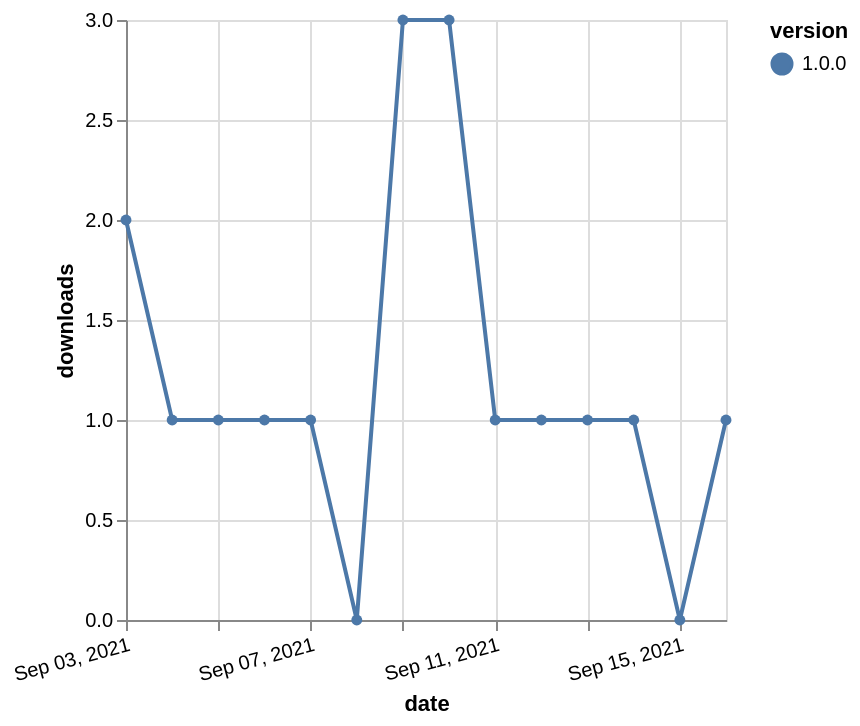

Vega-Lite specification stored for this chart:
### Vega-Lite specification from a JSON file in a GitHub repository (floating-point values rounded to 4 significant figures)
{"$schema": "https://vega.github.io/schema/vega-lite/v5.json", "description": "A simple bar chart with embedded data.", "data": {"values": [{"date": "2021-09-03", "total": 106, "delta": 2, "version": "1.0.0"}, {"date": "2021-09-04", "total": 107, "delta": 1, "version": "1.0.0"}, {"date": "2021-09-05", "total": 108, "delta": 1, "version": "1.0.0"}, {"date": "2021-09-06", "total": 109, "delta": 1, "version": "1.0.0"}, {"date": "2021-09-07", "total": 110, "delta": 1, "version": "1.0.0"}, {"date": "2021-09-08", "total": 110, "delta": 0, "version": "1.0.0"}, {"date": "2021-09-09", "total": 113, "delta": 3, "version": "1.0.0"}, {"date": "2021-09-10", "total": 116, "delta": 3, "version": "1.0.0"}, {"date": "2021-09-11", "total": 117, "delta": 1, "version": "1.0.0"}, {"date": "2021-09-12", "total": 118, "delta": 1, "version": "1.0.0"}, {"date": "2021-09-13", "total": 119, "delta": 1, "version": "1.0.0"}, {"date": "2021-09-14", "total": 120, "delta": 1, "version": "1.0.0"}, {"date": "2021-09-15", "total": 120, "delta": 0, "version": "1.0.0"}, {"date": "2021-09-16", "total": 121, "delta": 1, "version": "1.0.0"}]}, "width": "container", "mark": {"type": "line", "point": {"filled": true}}, "encoding": {"x": {"field": "date", "type": "temporal", "timeUnit": "yearmonthdate", "title": "date", "axis": {"labelAngle": -15}}, "y": {"field": "delta", "type": "quantitative", "title": "downloads"}, "color": {"field": "version", "type": "nominal"}, "tooltip": {"field": "delta"}}}
